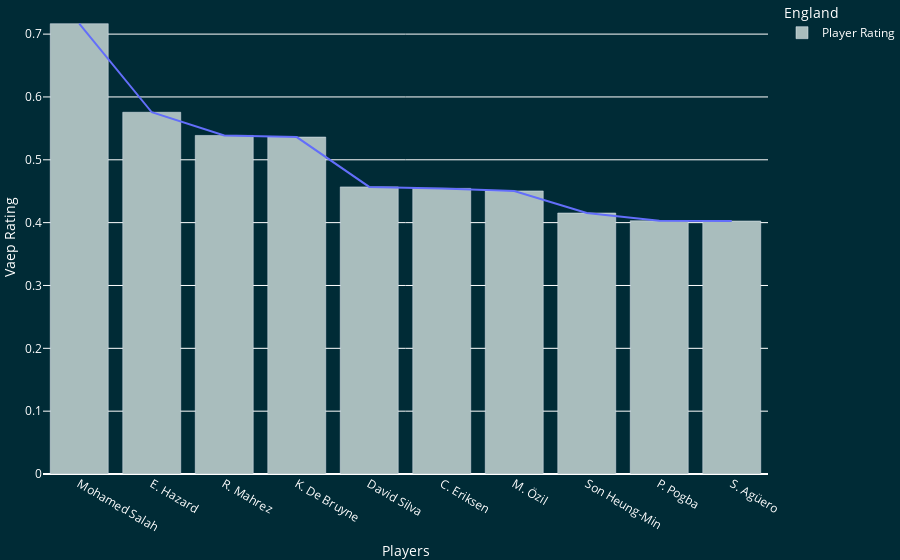

The code cell stored with this chart in its notebook:
### Code cell
bar_figures['England'].show()

### Figure 1 — Plotly figure (JSON) as saved in the notebook; plotly's stock layout.template omitted (floating-point values rounded to 4 significant figures)
{"data": [{"hovertemplate": "England=<br>Players=%{x}<br>Vaep Rating=%{y}<extra></extra>", "legendgroup": "", "line": {"color": "#636efa", "dash": "solid"}, "marker": {"symbol": "circle"}, "mode": "lines", "name": "", "orientation": "v", "showlegend": false, "type": "scatter", "x": ["Mohamed Salah", "E. Hazard", "R. Mahrez", "K. De Bruyne", "David Silva", "C. Eriksen", "M. Özil", "Son Heung-Min", "P. Pogba", "S. Agüero"], "xaxis": "x", "y": [0.7166, 0.5756, 0.5388, 0.5362, 0.4569, 0.4545, 0.4504, 0.4153, 0.403, 0.4026], "yaxis": "y"}, {"marker": {"color": "#a9bdbd"}, "name": "Player Rating", "type": "bar", "x": ["Mohamed Salah", "E. Hazard", "R. Mahrez", "K. De Bruyne", "David Silva", "C. Eriksen", "M. Özil", "Son Heung-Min", "P. Pogba", "S. Agüero"], "y": [0.7166, 0.5756, 0.5388, 0.5362, 0.4569, 0.4545, 0.4504, 0.4153, 0.403, 0.4026]}], "layout": {"font": {"color": "white"}, "legend": {"title": {"text": "England"}, "tracegroupgap": 0}, "margin": {"b": 0, "l": 2, "r": 0, "t": 0}, "paper_bgcolor": "#002b36", "plot_bgcolor": "#002b36", "xaxis": {"anchor": "y", "domain": [0, 1], "title": {"text": "Players"}}, "yaxis": {"anchor": "x", "domain": [0, 1], "title": {"text": "Vaep Rating"}}}}
